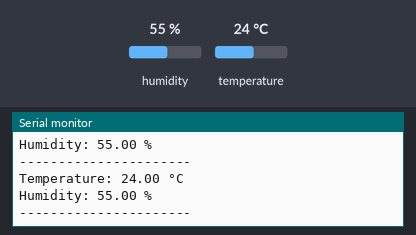
Simulated run of this sketch. Board: Arduino Uno, built with avr-gcc and run on an emulated ATmega328P. On the bench: the last lines printed to the serial monitor. The inputs (shaded band) are chosen by the test bench; at power-on: humidity 55 %, temperature 24 °C.

Above: at 4.8 s.
4.9 s: humidity set to 22 %
At 7.3 s:
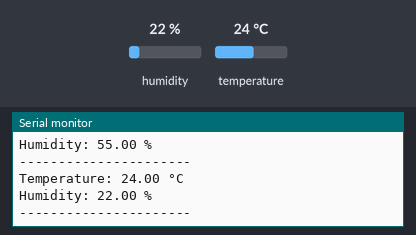
7.9 s: temperature set to 12 °C
At 8.6 s:
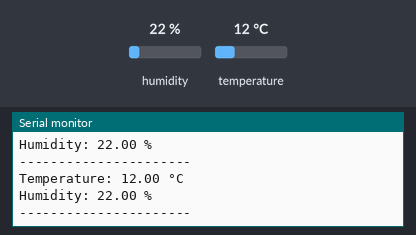
10.9 s: humidity set to 40 %
At 13.5 s:
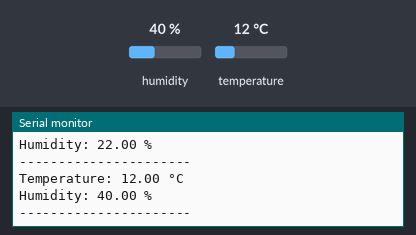
Timing chart, 0 to 15.0 s (numbered marks = the images above; inputs shaded):
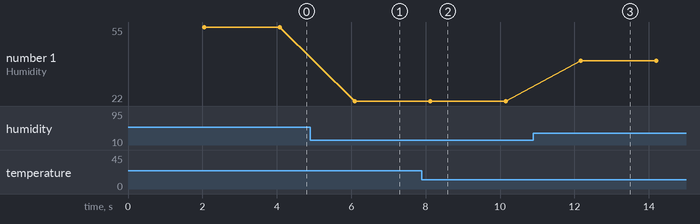

Measured:
- after the input at 4.9 s, the serial monitor: prints a new line after 1.2 s (image 1)
- after the input at 7.9 s, the serial monitor: prints a new line after 0.20 s (image 2)
- after the input at 10.9 s, the serial monitor: prints a new line after 1.3 s (image 3)
- plotted number 1: 55 → 22 after the input at 4.9 s, 22 → 40 after the input at 10.9 s

The sketch:

DHT11.ino
```cpp
#include <DHT.h>

#define DHTPIN 2        // Data pin connected to D2
#define DHTTYPE DHT11   // DHT 11 sensor type

DHT dht(DHTPIN, DHTTYPE);

void setup() {
  Serial.begin(9600);
  Serial.println("DHT11 Temperature and Humidity Sensor");
  dht.begin();
}

void loop() {
  delay(2000);   // DHT11 needs 2 sec delay

  float humidity = dht.readHumidity();
  float temperature = dht.readTemperature();

  if (isnan(humidity) || isnan(temperature)) {
    Serial.println("Failed to read from DHT sensor!");
    return;
  }

  Serial.print("Temperature: ");
  Serial.print(temperature);
  Serial.println(" °C");

  Serial.print("Humidity: ");
  Serial.print(humidity);
  Serial.println(" %");

  Serial.println("----------------------");
}
```
